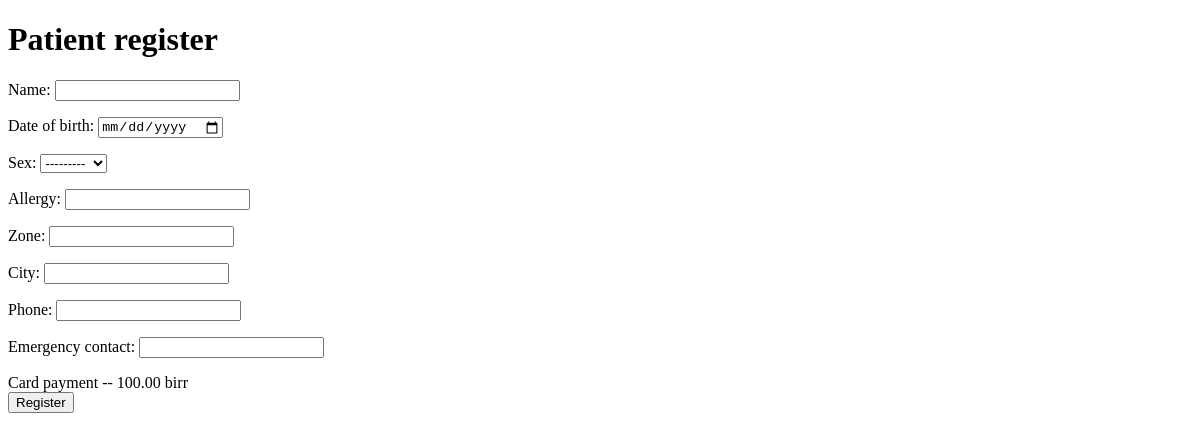
Page /register/ on the earlier database version.
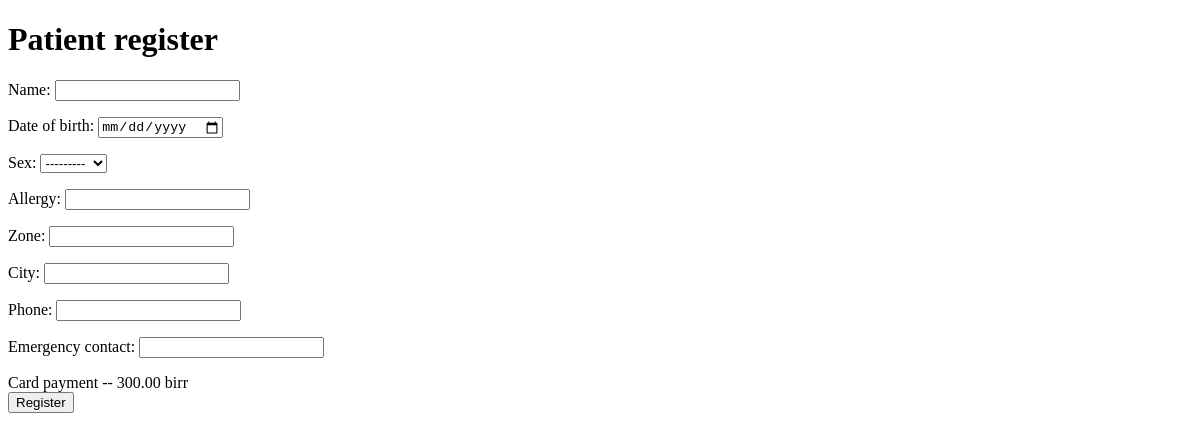
Same page on the later database version.
### App/models.py (models this page shows, shortened)
class ServiceFee(models.Model):
    amount = models.DecimalField(max_digits=10, decimal_places=2)

### App/views.py (the view)
# urls.py: path('register/', views.register_patient, name = 'patient_register'),
def register_patient(request):
    servicefee = ServiceFee.objects.first()
    if request.method == "POST":
        form = PatientForm(request.POST)
        if form.is_valid():
            patient = form.save()
            Visit.objects.create(patient=patient,status = 'nurse')
            Payment.objects.create(patient=patient, payment_type ='card', amount = servicefee.amount, status = 'paid')
            return redirect('patient_register')
    else:
        form = PatientForm()
        context = {'form' : form, 'card' : servicefee.amount}
    return render(request, 'reception/patient_register.html', context)

### App/forms.py
class PatientForm(forms.ModelForm):
    class Meta:
        model = Patient
        fields = [
            'name',
            'date_of_birth',
            'sex',
            'allergy',
            'zone',
            'city',
            'phone',
            'emergency_contact'
        ]
        widgets = {
            "date_of_birth": forms.DateInput(attrs={'type' : "Date"}),
        }

### App/templates/reception/patient_register.html (shortened to what this page needs)
<!DOCTYPE html>
<html lang="en">
<head>
</head>
<body>
    <h1>Patient register</h1>
    <form action="{% url 'patient_register' %}"method = "POST">
        {{form.as_p}}
        Card payment -- {{card}} birr <br>
        <button type = "submit">Register</button>
    </form>
</body>
</html>

Differences in the rows shown:
removed ServiceFee: amount "100.00"
added ServiceFee: amount "300.00"
